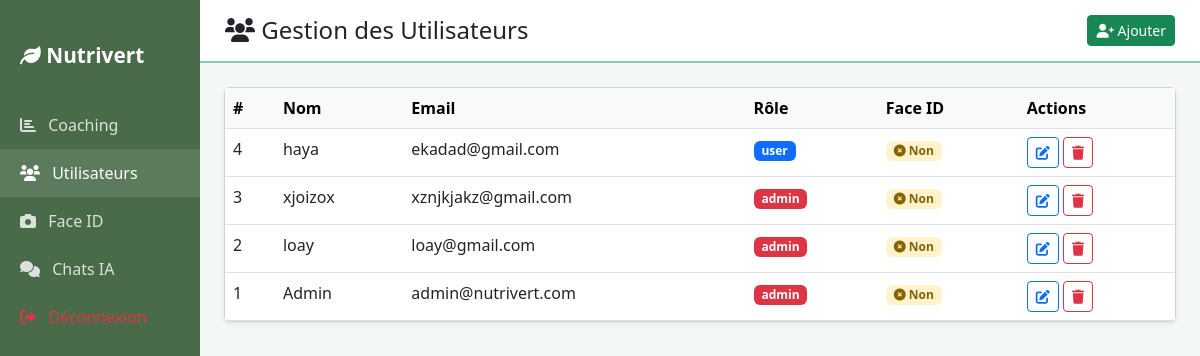
/index.php?controller=user&action=adminUsers (signed in), run on the app's committed database.
### tables this page shows
CREATE TABLE `utilisateurs` (
  `id_utilisateur` int(11) NOT NULL,
  `nom` varchar(50) NOT NULL,
  `prenom` varchar(50) DEFAULT NULL,
  `email` varchar(100) NOT NULL,
  `mot_de_passe` varchar(255) NOT NULL,
  `role` enum('user','client','coach','admin') NOT NULL DEFAULT 'user',
  `poids` decimal(5,2) DEFAULT NULL,
  `taille` decimal(5,2) DEFAULT NULL,
  `age` int(11) DEFAULT NULL,
  `sexe` enum('homme','femme') DEFAULT NULL,
  `objectif` enum('perte','maintien','muscle') DEFAULT NULL,
  `imc` decimal(5,2) DEFAULT NULL,
  `calories` int(11) DEFAULT NULL,
  `specialite` varchar(255) DEFAULT NULL,
  `bio` text DEFAULT NULL,
  `objectif_nutritionnel` text DEFAULT NULL,
  `regime_alimentaire` varchar(100) DEFAULT NULL,
  `reset_token` varchar(64) DEFAULT NULL,
  `reset_token_expiry` datetime DEFAULT NULL,
  `face_descriptor` text DEFAULT NULL,
  `created_at` timestamp NOT NULL DEFAULT current_timestamp()
);

### config/database.php (called while the page is built, shortened)
<?php
function getDB(): PDO {
    static $pdo = null;
    if ($pdo === null) {
        try {
            $dsn = "mysql:host=" . DB_HOST . ";dbname=" . DB_NAME . ";charset=" . DB_CHARSET;
            $options = [
                PDO::ATTR_ERRMODE            => PDO::ERRMODE_EXCEPTION,
                PDO::ATTR_DEFAULT_FETCH_MODE => PDO::FETCH_ASSOC,
                PDO::ATTR_EMULATE_PREPARES   => false,
            ];
            $pdo = new PDO($dsn, DB_USER, DB_PASS, $options);
            $migrationVersion = 6;
        } catch (PDOException $e) {
            http_response_code(500);
            exit('Database connection failed: ' . $e->getMessage());
        }
    }
    return $pdo;
}

### admin/View/users.php (the view, shortened to what this page needs)
<!DOCTYPE html>
<html lang="fr">
<head>
    <link rel="stylesheet" href="https://cdnjs.cloudflare.com/ajax/libs/bootstrap/5.3.0/css/bootstrap.min.css">
    <link rel="stylesheet" href="https://cdnjs.cloudflare.com/ajax/libs/font-awesome/6.0.0-beta3/css/all.min.css">
</head>
<body>
<div class="container-fluid">
<div class="row">
    <div class="col-md-2 sidebar">
        <div class="brand"><i class="fas fa-leaf"></i> Nutrivert</div>
        <nav class="nav flex-column">
            <a class="nav-link" href="index.php?controller=dashboard&action=index">
                <i class="fas fa-chart-bar me-2"></i> Coaching
            </a>
            <a class="nav-link active" href="index.php?controller=user&action=adminUsers">
                <i class="fas fa-users me-2"></i> Utilisateurs
            </a>
            <a class="nav-link" href="index.php?controller=admin&action=faces">
                <i class="fas fa-camera me-2"></i> Face ID
            </a>
            <a class="nav-link" href="index.php?controller=chat&action=adminChats">
                <i class="fas fa-comments me-2"></i> Chats IA
            </a>
            <a class="nav-link text-danger" href="index.php?controller=user&action=logout">
                <i class="fas fa-sign-out-alt me-2"></i> Déconnexion
            </a>
        </nav>
    </div>
    <div class="col-md-10 p-0">
        <div class="top-bar d-flex justify-content-between align-items-center">
            <h4 class="mb-0"><i class="fas fa-users"></i> Gestion des Utilisateurs</h4>
            <button class="btn btn-success btn-sm" data-bs-toggle="modal" data-bs-target="#addModal">
                <i class="fas fa-user-plus"></i> Ajouter
            </button>
        </div>
        <div class="p-4">
            <div class="card shadow-sm">
                <div class="card-body p-0">
                    <table class="table table-hover mb-0">
                        <thead class="table-light">
                            <tr>
                                <th>#</th>
                                <th>Nom</th>
                                <th>Email</th>
                                <th>Rôle</th>
                                <th>Face ID</th>
                                <th>Actions</th>
                            </tr>
                        </thead>
                        <tbody>
                        <?php foreach ($users as $u): ?>
                            <tr>
                                <td><?= (int)$u['id'] ?></td>
                                <td><?= htmlspecialchars($u['nom']) ?></td>
                                <td><?= htmlspecialchars($u['email']) ?></td>
                                <td>
                                    <span class="badge bg-<?= $u['role'] === 'admin' ? 'danger' : ($u['role'] === 'coach' ? 'warning' : 'primary') ?>">
                                        <?= htmlspecialchars($u['role']) ?>
                                    </span>
                                </td>
                                <td>
                                    <?php if ($u['has_face']): ?>
                                        <span class="badge badge-face-ok"><i class="fas fa-check-circle"></i> Oui</span>
                                    <?php else: ?>
                                        <span class="badge badge-face-none"><i class="fas fa-times-circle"></i> Non</span>
                                    <?php endif; ?>
                                </td>
                                <td>
                                    <button class="btn btn-sm btn-outline-primary"
                                            data-bs-toggle="modal" data-bs-target="#editModal"
                                            data-id="<?= (int)$u['id'] ?>"
                                            data-nom="<?= htmlspecialchars($u['nom']) ?>"
                                            data-email="<?= htmlspecialchars($u['email']) ?>"
                                            data-role="<?= htmlspecialchars($u['role']) ?>">
                                        <i class="fas fa-edit"></i>
                                    </button>
                                    <a href="index.php?controller=user&action=adminUsers&delete_user=<?= (int)$u['id'] ?>"
                                       class="btn btn-sm btn-outline-danger"
                                       onclick="return confirm('Supprimer cet utilisateur ?');">
                                        <i class="fas fa-trash"></i>
                                    </a>
                                </td>
                            </tr>
                        <?php endforeach; ?>
                        </tbody>
                    </table>
                </div>
            </div>
        </div>
    </div>
</div>
</div>
</body>
</html>

### admin/View/users.php (style rules this page uses)
:root { --coral:#FF7E67; --mint:#7DCFB6; --sage:#4A6B4A; }
body { background:#f4f8f4; }
.sidebar { background:var(--sage); min-height:100vh; padding:20px 0; }
.sidebar .nav-link { color:rgba(255,255,255,.8); padding:12px 20px; }
.sidebar .nav-link:hover, .sidebar .nav-link.active { color:#fff; background:rgba(255,255,255,.1); }
.sidebar .brand { color:#fff; font-size:1.3rem; font-weight:700; padding:20px; margin-bottom:10px; }
.top-bar { background:#fff; border-bottom:2px solid var(--mint); padding:15px 25px; }
.badge-face-none { background:#fff3cd; color:#856404; }

### data on the page
utilisateurs: id_utilisateur "4", nom "haya", email "ekadad@gmail.com", role "user"
utilisateurs: id_utilisateur "3", nom "xjoizox", email "xznjkjakz@gmail.com", role "admin"
utilisateurs: id_utilisateur "2", nom "loay", email "loay@gmail.com", role "admin"
utilisateurs: id_utilisateur "1", nom "Admin", email "admin@nutrivert.com", role "admin"
